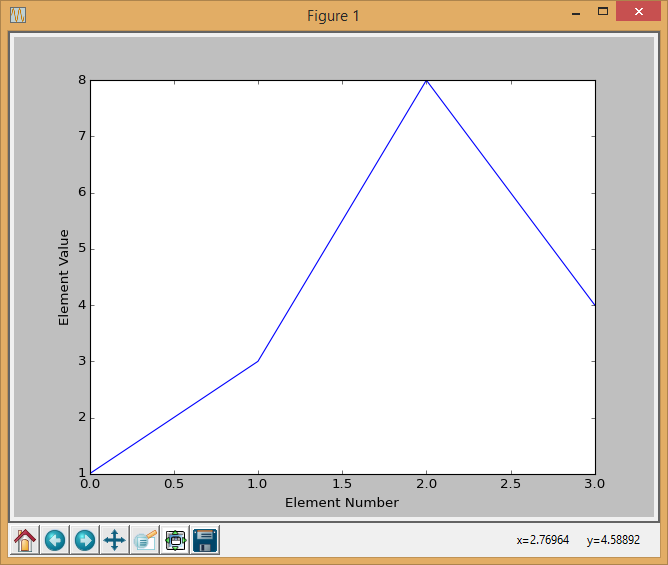

Python code for this plot:
"""
Line chart with four values.
The x-axis defaults to start at zero.
"""
import matplotlib.pyplot as plt

y = [1, 3, 8, 4]

plt.plot(y)
plt.ylabel('Element Value')
plt.xlabel('Element Number')

plt.show()
